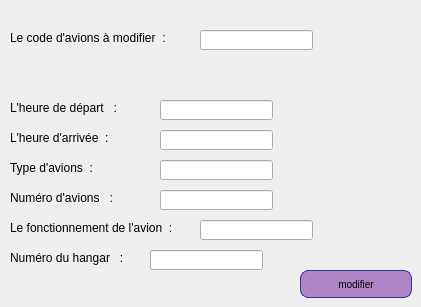
        <widget class="QWidget" name="tab_17">
         <attribute name="title">
          <string>Mise à jour</string>
         </attribute>
         <widget class="QLabel" name="label_51">
          <property name="geometry">
           <rect>
            <x>10</x>
            <y>30</y>
            <width>181</width>
            <height>16</height>
           </rect>
          </property>
          <property name="text">
           <string>Le code d'avions à modifier  :</string>
          </property>
         </widget>
         <widget class="QLabel" name="label_52">
          <property name="geometry">
           <rect>
            <x>10</x>
            <y>100</y>
            <width>161</width>
            <height>16</height>
           </rect>
          </property>
          <property name="text">
           <string>L'heure de départ   :</string>
          </property>
         </widget>
         <widget class="QLabel" name="label_53">
          <property name="geometry">
           <rect>
            <x>10</x>
            <y>130</y>
            <width>161</width>
            <height>16</height>
           </rect>
          </property>
          <property name="text">
           <string>L'heure d'arrivée  :</string>
          </property>
         </widget>
         <widget class="QLabel" name="label_54">
          <property name="geometry">
           <rect>
            <x>10</x>
            <y>160</y>
            <width>161</width>
            <height>16</height>
           </rect>
          </property>
          <property name="text">
           <string>Type d'avions  :</string>
          </property>
         </widget>
         <widget class="QLabel" name="label_55">
          <property name="geometry">
           <rect>
            <x>10</x>
            <y>190</y>
            <width>161</width>
            <height>16</height>
           </rect>
          </property>
          <property name="text">
           <string>Numéro d'avions   :</string>
          </property>
         </widget>
         <widget class="QLabel" name="label_56">
          <property name="geometry">
           <rect>
            <x>10</x>
            <y>220</y>
            <width>221</width>
            <height>16</height>
           </rect>
          </property>
          <property name="text">
           <string>Le fonctionnement de l'avion  :</string>
          </property>
         </widget>
         <widget class="QLabel" name="label_57">
          <property name="geometry">
           <rect>
            <x>10</x>
            <y>250</y>
            <width>171</width>
            <height>16</height>
           </rect>
          </property>
          <property name="text">
           <string>Numéro du hangar   :</string>
          </property>
         </widget>
         <widget class="QLineEdit" name="lineEdit_code2avion">
          <property name="geometry">
           <rect>
            <x>200</x>
            <y>30</y>
            <width>113</width>
            <height>20</height>
           </rect>
          </property>
         </widget>
         <widget class="QLineEdit" name="lineEdit_typeavion2avion">
          <property name="geometry">
           <rect>
            <x>160</x>
            <y>160</y>
            <width>113</width>
            <height>20</height>
           </rect>
          </property>
         </widget>
         <widget class="QLineEdit" name="lineEdit_numavi2avion">
          <property name="geometry">
           <rect>
            <x>160</x>
            <y>190</y>
            <width>113</width>
            <height>20</height>
           </rect>
          </property>
         </widget>
         <widget class="QLineEdit" name="lineEdit_fct2avion">
          <property name="geometry">
           <rect>
            <x>200</x>
            <y>220</y>
            <width>113</width>
            <height>20</height>
           </rect>
          </property>
         </widget>
         <widget class="QLineEdit" name="lineEdit_numhangar2avion">
          <property name="geometry">
           <rect>
            <x>150</x>
            <y>250</y>
            <width>113</width>
            <height>20</height>
           </rect>
          </property>
         </widget>
         <widget class="QLineEdit" name="lineEdit_dep2avion">
          <property name="geometry">
           <rect>
            <x>160</x>
            <y>100</y>
            <width>113</width>
            <height>20</height>
           </rect>
          </property>
         </widget>
         <widget class="QLineEdit" name="lineEdit_arr2avion">
          <property name="geometry">
           <rect>
            <x>160</x>
            <y>130</y>
            <width>113</width>
            <height>20</height>
           </rect>
          </property>
         </widget>
         <widget class="QPushButton" name="pushbutton_modifier1avion">
          <property name="geometry">
           <rect>
            <x>300</x>
            <y>270</y>
            <width>112</width>
            <height>28</height>
           </rect>
          </property>
          <property name="styleSheet">
           <string notr="true">QPushButton {
color: black;
background-color: rgb(175, 133, 200);
border-width: 1px;
border-color: #339;
border-style: solid;
border-radius: 8;
padding: 3px;
font-size: 10px;
padding-left: 5px;
padding-right: 5px;
min-width: 100px;
max-width: 300px;
min-height: 20px;
max-height: 50px;
}
</string>
          </property>
          <property name="text">
           <string>modifier</string>
          </property>
         </widget>
        </widget>
